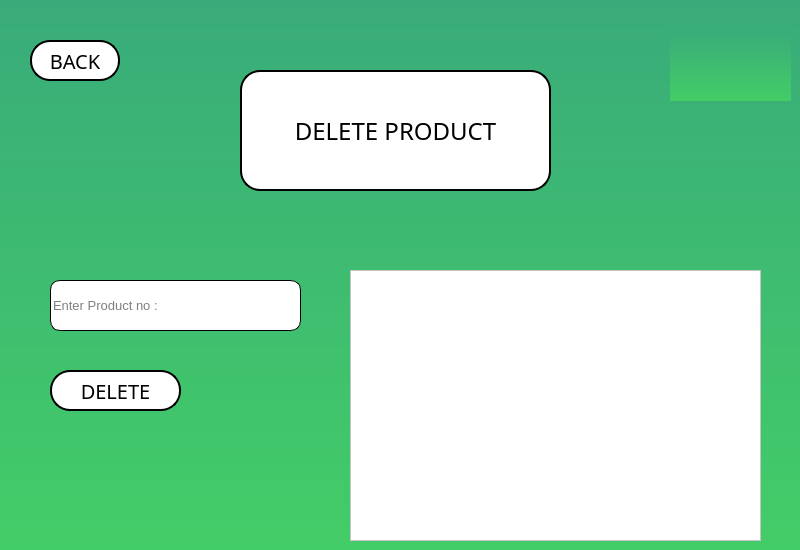
    <widget class="QWidget" name="DELETE_P_page">
     <property name="styleSheet">
      <string notr="true">background-color: qlineargradient(spread:pad, x1:1, y1:1, x2:1, y2:0, stop:0 rgba(67, 205, 103, 255), stop:1 rgba(57, 171, 122, 255));</string>
     </property>
     <widget class="QLabel" name="DELETE_P_page_title">
      <property name="geometry">
       <rect>
        <x>240</x>
        <y>70</y>
        <width>311</width>
        <height>121</height>
       </rect>
      </property>
      <property name="font">
       <font>
        <family>Fugaz One</family>
        <pointsize>18</pointsize>
       </font>
      </property>
      <property name="styleSheet">
       <string notr="true">background-color: rgb(255, 255, 255);
color: rgb(0, 0, 0);
border-style: solid;
border-color: black;
border-width: 2px;
border-radius: 20px;</string>
      </property>
      <property name="text">
       <string>DELETE PRODUCT</string>
      </property>
      <property name="alignment">
       <set>Qt::AlignCenter</set>
      </property>
     </widget>
     <widget class="QPushButton" name="DELETE_P_page_back">
      <property name="geometry">
       <rect>
        <x>30</x>
        <y>40</y>
        <width>90</width>
        <height>41</height>
       </rect>
      </property>
      <property name="font">
       <font>
        <family>Fugaz One</family>
        <pointsize>15</pointsize>
       </font>
      </property>
      <property name="styleSheet">
       <string notr="true">
QPushButton#DELETE_P_page_back {
     background-color:  rgb(255, 255, 255);
	color: rgb(0, 0, 0);
	border-style: solid;
	border-color: black;
	border-width: 2px;
	border-radius: 20px;
 }


 QPushButton#DELETE_P_page_back:pressed {
     background-color:  rgb(169,169,169) ; 
	color:rgb(0, 0, 0);
	border-style: solid;
	border-color: black;
	border-width: 5px;
	border-radius: 30px;
 }
 QPushButton#DELETE_P_page_back:hover {
     background-color: rgb(211,211,211);
	color: rgb(0, 0, 0);
	border-style: solid;
	border-color: black;
	border-width: 2px;
	border-radius: 20px;
	transition: 2s;
 }
</string>
      </property>
      <property name="text">
       <string>BACK</string>
      </property>
     </widget>
     <widget class="QLabel" name="DELETE_P_page_title_LOGO">
      <property name="geometry">
       <rect>
        <x>670</x>
        <y>30</y>
        <width>121</width>
        <height>71</height>
       </rect>
      </property>
      <property name="font">
       <font>
        <family>Fugaz One</family>
        <pointsize>50</pointsize>
       </font>
      </property>
      <property name="styleSheet">
       <string notr="true"/>
      </property>
      <property name="text">
       <string/>
      </property>
      <property name="pixmap">
       <pixmap resource="Resource.qrc">:/Resource/IMG/LOGO.png</pixmap>
      </property>
      <property name="scaledContents">
       <bool>true</bool>
      </property>
      <property name="alignment">
       <set>Qt::AlignCenter</set>
      </property>
     </widget>
     <widget class="QPushButton" name="DELETE_P_page_btn">
      <property name="geometry">
       <rect>
        <x>50</x>
        <y>370</y>
        <width>131</width>
        <height>41</height>
       </rect>
      </property>
      <property name="font">
       <font>
        <family>Fugaz One</family>
        <pointsize>15</pointsize>
       </font>
      </property>
      <property name="styleSheet">
       <string notr="true">
QPushButton#DELETE_P_page_btn {
     background-color:  rgb(255, 255, 255);
	color: rgb(0, 0, 0);
	border-style: solid;
	border-color: black;
	border-width: 2px;
	border-radius: 20px;
 }


 QPushButton#DELETE_P_page_btn:pressed {
     background-color:  rgb(169,169,169) ; 
	color:rgb(0, 0, 0);
	border-style: solid;
	border-color: black;
	border-width: 5px;
	border-radius: 30px;
 }
 QPushButton#DELETE_P_page_btn:hover {
     background-color: rgb(211,211,211);
	color: rgb(0, 0, 0);
	border-style: solid;
	border-color: black;
	border-width: 2px;
	border-radius: 20px;
	transition: 2s;
 }
</string>
      </property>
      <property name="text">
       <string>DELETE</string>
      </property>
     </widget>
     <widget class="QLineEdit" name="DELETE_P_page_P_No">
      <property name="geometry">
       <rect>
        <x>50</x>
        <y>280</y>
        <width>251</width>
        <height>51</height>
       </rect>
      </property>
      <property name="font">
       <font>
        <pointsize>10</pointsize>
       </font>
      </property>
      <property name="styleSheet">
       <string notr="true">background-color: rgb(255, 255, 255);
color: rgb(0, 0, 0);
border-style: solid;
border-color: black;
border-width: 1px;
border-radius: 10px;</string>
      </property>
      <property name="text">
       <string/>
      </property>
      <property name="placeholderText">
       <string>Enter Product no :</string>
      </property>
     </widget>
     <widget class="QTableView" name="DELETE_P_page_table">
      <property name="geometry">
       <rect>
        <x>350</x>
        <y>270</y>
        <width>411</width>
        <height>271</height>
       </rect>
      </property>
      <property name="font">
       <font>
        <pointsize>10</pointsize>
        <weight>75</weight>
        <italic>false</italic>
        <bold>true</bold>
       </font>
      </property>
      <property name="styleSheet">
       <string notr="true">background-color: rgb(255, 255, 255);
color: rgb(0, 0, 0);
</string>
      </property>
     </widget>
    </widget>
